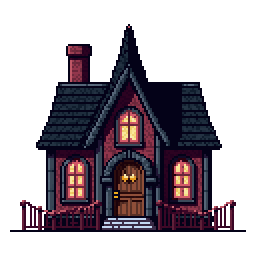
#> input picture game/tools/.t1_pian_src/bana_house_ext.png, 128 x 128 px (shown 2 times larger)
$ python make_okja_portraits.py .t1_pian_src/bana_house_ext.png
#> lines starting #> are read from the running program, lines starting #| are printed output that depends on the picture
#!/usr/bin/env python3
"""옥자 5표정 시트(제미나이) → 대화 초상화 5장 (ADR-0001 허용 글루: 크롭·리사이즈).

owner가 한 장에 5표정(Neutral/Talk/Smile/Shy/Sad)을 생성.
**2026-07-01 재개정 — 입력 레이아웃 변경:** owner가 배경 제거된(투명 알파) 500² 원화에
헤드&체스트 버스트 5개를 **2행 그리드**로 배치(위 3 = 중립·말하기·미소 / 아래 2 = 수줍음·슬픔).
옛 파이프라인(체커 배경·가로 1줄·골짜기 분할·텍스트밴드 크롭)은 이 입력엔 안 맞아 폐기.
새 처리(투명 배경이 이미 배경 제거를 해줌 → strip_bg/find_cuts/sever 불필요):
  ① 얼굴별 고정 사각 크롭(RECTS — 열 경계·행 경계는 얼굴 사이 여백). 행 경계는 위 얼굴
     가슴 자락이 아래 크롭에 물리지 않게 y를 충분히 내려 잡음.
  ② 크롭 안에서 **최대 연결성분(keep_largest)** 만 — 경계에 물린 이웃 머리/모자 조각 제거.
  ③ 알파 오토크롭 → 320² 정사각 캔버스 contain(to_bust) → 내부 구멍 메움(fill_holes).
주의: 모자 꼭대기는 소스 원화 y=0에서 이미 잘려 있음(헤드룸 없음) — 5장 모두 동일하게
잘려 일관성은 유지되나, 복원 불가(owner 원화 단계 이슈).
산출: portrait-spec-card.md 규격(320² 투명). 기본은 /tmp 검수, --commit 시 assets/portraits.
사용: python3 tools/make_okja_portraits.py [<sheet.png>] [--commit]
"""
from __future__ import annotations
import os
import sys
from collections import deque
from PIL import Image

SHEET_DEFAULT = "/Users/jefflee/Downloads/Gemini_Generated_Image_itinplitinplitin-removebg-preview.png"
BUST = 320
# 얼굴별 고정 크롭 사각 (stem, x0, y0, x1, y1) — 500² 2행 그리드 기준.
# 위 3(중립·말하기·미소) y 0~250 / 아래 2(수줍음·슬픔) y 256~500(위 가슴띠 아래로 내림).
RECTS = [
    ("okja",       0,   0,   165, 250),  # 중립(입 다뭄)
    ("okja_talk",  165, 0,   333, 250),  # 말하기(입 열림) — 폴백 허브
    ("okja_smile", 333, 0,   500, 250),  # 미소
    ("okja_shy",   0,   256, 250, 500),  # 수줍음(분홍테 안경·홍조)
    ("okja_sad",   250, 256, 500, 500),  # 슬픔(눈 내리깜)
]
ASSETS = os.path.join(os.path.dirname(__file__), "..", "assets", "portraits")


def keep_largest(im: Image.Image) -> Image.Image:
    """불투명 픽셀의 최대 연결성분(=초상화)만 남기고 나머지(텍스트 blob) 투명화."""
    w, h = im.size
    px = im.load()
    label = [0] * (w * h)
    best_id, best_sz, cur = 0, 0, 0
    comps = {}
    for sy in range(h):
        for sx in range(w):
            i0 = sy * w + sx
            if label[i0] or px[sx, sy][3] == 0:
                continue
            cur += 1
            sz = 0
            dq = deque([(sx, sy)])
            label[i0] = cur
            while dq:
                x, y = dq.popleft()
                sz += 1
                for nx, ny in ((x + 1, y), (x - 1, y), (x, y + 1), (x, y - 1)):
                    if 0 <= nx < w and 0 <= ny < h:
                        j = ny * w + nx
                        if not label[j] and px[nx, ny][3] != 0:
                            label[j] = cur
                            dq.append((nx, ny))
            comps[cur] = sz
            if sz > best_sz:
                best_sz, best_id = sz, cur
    for y in range(h):
        for x in range(w):
            if label[y * w + x] != best_id:
                p = px[x, y]
                if p[3] != 0:
                    px[x, y] = (p[0], p[1], p[2], 0)
    return im


def fill_holes(im: Image.Image) -> Image.Image:
    """실루엣 내부의 enclosed 투명 구멍(테두리에 안 닿는 투명)을 이웃 색으로 메운다.
    주로 to_bust의 LANCZOS 다운스케일이 알파에 만든 구멍이 '지워진' 것처럼 보이는 것 방지
    (strip_bg가 판 구멍도 함께 처리). 가장자리로 열린 투명(레이스/베일 사이)은 배경이라 유지.
    **to_bust 뒤에 호출**(리사이즈가 구멍을 만들므로)."""
    w, h = im.size
    px = im.load()
    # ① 테두리에서 연결된 투명 = 배경. flood로 마킹.
    bg = bytearray(w * h)
    dq = deque()
    for x in range(w):
        dq.append((x, 0)); dq.append((x, h - 1))
    for y in range(h):
        dq.append((0, y)); dq.append((w - 1, y))
    while dq:
        x, y = dq.popleft()
        if x < 0 or y < 0 or x >= w or y >= h:
            continue
        i = y * w + x
        if bg[i] or px[x, y][3] != 0:
            continue
        bg[i] = 1
        dq.extend([(x + 1, y), (x - 1, y), (x, y + 1), (x, y - 1)])
    # ② 배경 아닌 투명 = 내부 구멍. 이웃 불투명색으로 반복 확산 채움.
    holes = [(x, y) for y in range(h) for x in range(w)
             if px[x, y][3] == 0 and not bg[y * w + x]]
    guard = 0
    while holes and guard < 64:
        guard += 1
        rest = []
        for x, y in holes:
            best = None
            for nx, ny in ((x + 1, y), (x - 1, y), (x, y + 1), (x, y - 1)):
                if 0 <= nx < w and 0 <= ny < h and px[nx, ny][3] != 0:
                    best = px[nx, ny]
                    break
            if best is not None:
                px[x, y] = (best[0], best[1], best[2], 255)
            else:
                rest.append((x, y))
        if len(rest) == len(holes):
            break
        holes = rest
    return im


def to_bust(im: Image.Image) -> Image.Image:
    bbox = im.getbbox()
    body = im.crop(bbox) if bbox else im
    bw, bh = body.size
    s = min(BUST / bw, BUST / bh)
    nw, nh = max(1, round(bw * s)), max(1, round(bh * s))
    body = body.resize((nw, nh), Image.LANCZOS)
    canvas = Image.new("RGBA", (BUST, BUST), (0, 0, 0, 0))
    canvas.paste(body, ((BUST - nw) // 2, (BUST - nh) // 2), body)
    return canvas


def main() -> int:
    args = [a for a in sys.argv[1:] if a != "--commit"]
    commit = "--commit" in sys.argv
    sheet = args[0] if args else SHEET_DEFAULT
    out_dir = ASSETS if commit else "/tmp/okja_portraits"
    os.makedirs(out_dir, exist_ok=True)
    im = Image.open(sheet).convert("RGBA")
#> im is the input picture: PIL image 128x128 RGBA; mean R, G, B, A 21.9, 14.2, 21.4, 107.4
    montage = Image.new("RGBA", (BUST * len(RECTS), BUST), (30, 24, 32, 255))
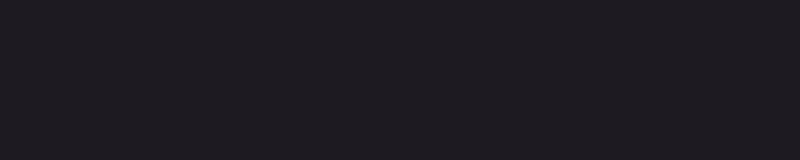
#> montage: PIL image 1600x320 RGBA (shown at 1/2 size); mean R, G, B, A 30, 24, 32, 255
    for c, (stem, x0, y0, x1, y1) in enumerate(RECTS):
        seg = keep_largest(im.crop((x0, y0, x1, y1)))  # 크롭 후 이웃 조각 제거
        bust = to_bust(seg)
        bust = fill_holes(bust)  # LANCZOS 다운스케일이 알파에 낸 내부 구멍 메움('지워진' 느낌 방지)
        bust.save(os.path.join(out_dir, stem + ".png"))
        montage.paste(bust, (c * BUST, 0), bust)
        print(f"  ✓ {stem}.png")
#> this loop made 5 passes
#> bbox in to_bust on pass 1: (5, 12, 123, 116)
#> pass 1, in main, `seg = keep_largest(im.crop((x0, y0, x1, y1)))`:
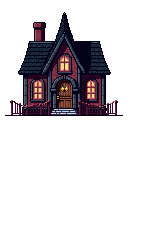
#> seg: PIL image 165x250 RGBA; mean R, G, B, A 8.7, 5.6, 8.5, 42.7; transparent parts drawn white
#> pass 1, in to_bust, `body = im.crop(bbox) if bbox else im`:
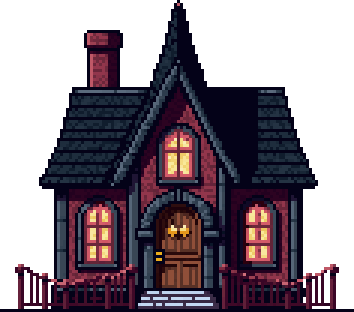
#> body: PIL image 118x104 RGBA (shown 3 times larger); mean R, G, B, A 29.2, 19, 28.5, 143.4; transparent parts drawn white
#> pass 1, in to_bust, `body = body.resize((nw, nh), Image.LANCZOS)`:
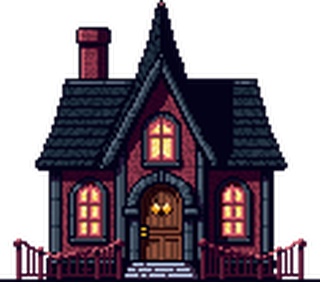
#> body: PIL image 320x282 RGBA; mean R, G, B, A 30.7, 19.8, 29.8, 143.4; transparent parts drawn white
#> after the loop:
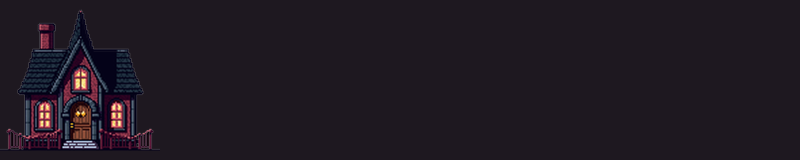
#> montage: PIL image 1600x320 RGBA (shown at 1/2 size); mean R, G, B, A 32.2, 25, 33.8, 254.7; transparent parts drawn white
#> after the loop: seg: PIL image 250x244 RGBA; every value is 0
    montage.save("/tmp/okja_montage.png")
    print(f"저장 → {out_dir}  (검수 몽타주 /tmp/okja_montage.png)")
#> (printed output is left out)
    return 0


if __name__ == "__main__":
    raise SystemExit(main())
#> (the program exits here)

$ run again, on game/tools/.t1_pian_src/house_bookshelf.png
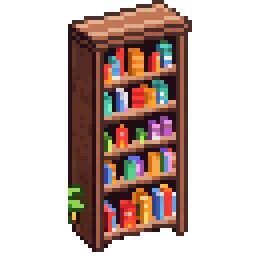
#> input picture game/tools/.t1_pian_src/house_bookshelf.png, 64 x 64 px (shown 4 times larger)
#> in main, im is the input picture: PIL image 64x64 RGBA; mean R, G, B, A 50.3, 32.6, 27.1, 105.9
#> the loop in main, `for c, (stem, x0, y0, x1, y1) in enumerate(RECTS):` made 5 passes
#> bbox in to_bust on pass 1: (17, 0, 48, 63)
#> pass 1, in main, `seg = keep_largest(im.crop((x0, y0, x1, y1)))`:
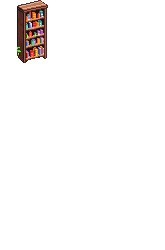
#> seg: PIL image 165x250 RGBA; mean R, G, B, A 5, 3.2, 2.7, 10.5; transparent parts drawn white
#> after the loop in main, `for c, (stem, x0, y0, x1, y1) in enumerate(RECTS):`:
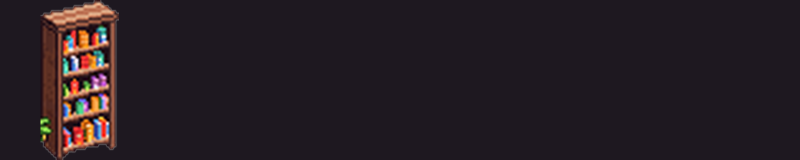
#> montage: PIL image 1600x320 RGBA (shown at 1/2 size); mean R, G, B, A 37.7, 28.6, 34.8, 254.8; transparent parts drawn white
#> (printed output is left out)
